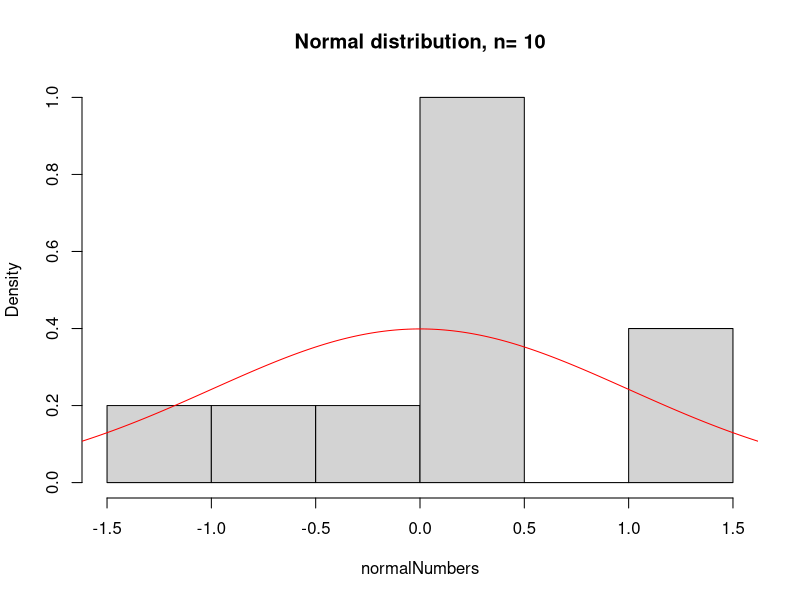
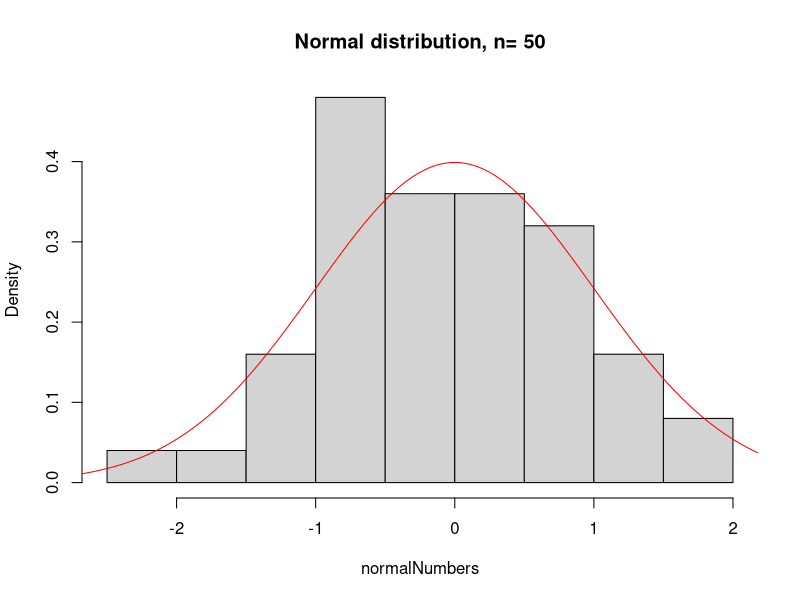
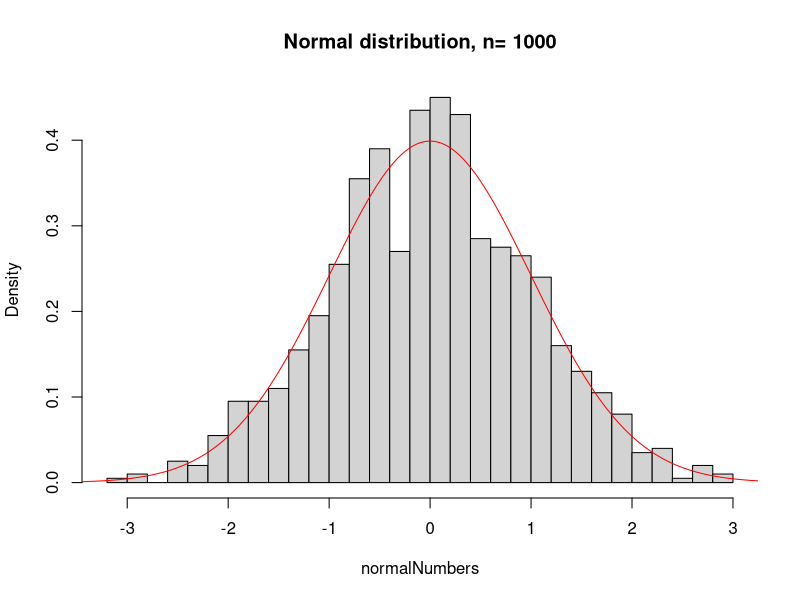
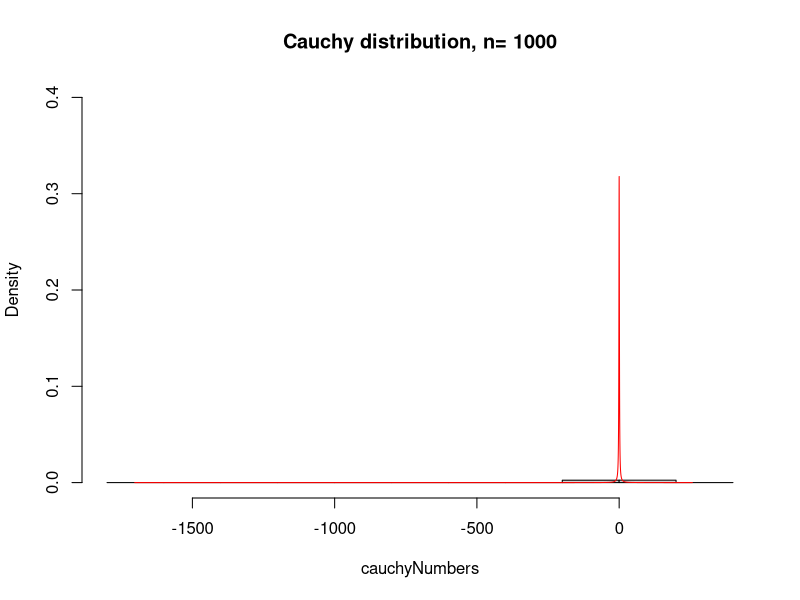

Generate these figures, in order, with R: (Note: this script raises an error after producing the figures.)
#нормальное распределение

normal <- function(number){
  x<-rnorm(number, mean = 0, sd = 1)
  b <- 1 + 3.322*log(number)
  png(width =784, height = 456, filename = paste("Normal distribution, n =", number,".png"))
  hist(x, probability = TRUE, main = paste("Normal distribution, n=", number), breaks = b, xlab = "normalNumbers")
  xx<-seq(min(x)-1, max(x)+1, 0.0001)
  lines(xx, dnorm(xx), col = "red")
  dev.off()
}

# распределение Коши

cauchy <- function(number){
  x<-rcauchy(number, location = 0, scale = 1)
  b <- 1 + 3.322*log10(number)
  png(width =784, height = 456, filename = paste("Cauchy distribution, n =", number,".png"))
  hist(x, probability = TRUE, main = paste("Cauchy distribution, n=", number), breaks = b, xlab = "cauchyNumbers", ylim=c(0,0.4))
  xx<-seq(min(x)-1, max(x)+1, 0.1)
  lines(xx, dcauchy(xx), col = "red")
  dev.off()
}

# распределение Лапласа

laplace <- function(number){
  x<-rlaplace(number, location = 0, scale = 1/sqrt(2))
  b <- 1 + 3.322*log10(number)
  png(width = 784, height = 456, filename = paste("Laplace distribution, n =", number,".png"))
  hist(x, probability = TRUE, main = paste("Laplace distribution, n=", number), breaks = b, xlab = "laplaceNumbers", ylim=c(0,1))
  xx<-seq(min(x)-1, max(x)+1, 0.001)
  lines(xx, dlaplace(xx, 0, 1/sqrt(2)), col = "red")
  dev.off()
}

# распределение Пуассона

poissons <- function(number){
  x<-rpois(n = number, lambda = 10)
  b <- 1 + 3.322*log10(number)
  png(width = 784, height = 456, filename = paste("Poisson distribution, n =", number,".png"))
  hist(x, probability = TRUE, main = paste("Poisson distribution, n=", number), breaks = b, xlab = "poisNumbers")
  xx<-seq(min(x)-1, max(x)+1, 1)
  lines(xx, dpois(xx, lambda = 10), col = "red")
  dev.off()
}

#равномерное распределение

uniform <- function(number){
  x<-runif(number, -sqrt(3), sqrt(3))
  b <- 1 + 3.322*log10(number)
  png(width = 784, height = 456, filename = paste("Uniform distribution, n =", number,".png"))
  hist(x, probability = TRUE, main = paste("Uniform distribution, n=", number), breaks = b, xlab = "unifNumbers")
  xx<-seq(min(x)-1, max(x)+1, 0.1)
  lines(xx, dunif(xx, -sqrt(3), sqrt(3)), col = "red")
  dev.off()
}

#задание размера выборки

n<-c(10, 50, 1000)

for(number in n)
  normal(number)
  cauchy(number)
  laplace(number)
  poissons(number)
  uniform(number)
  
  
